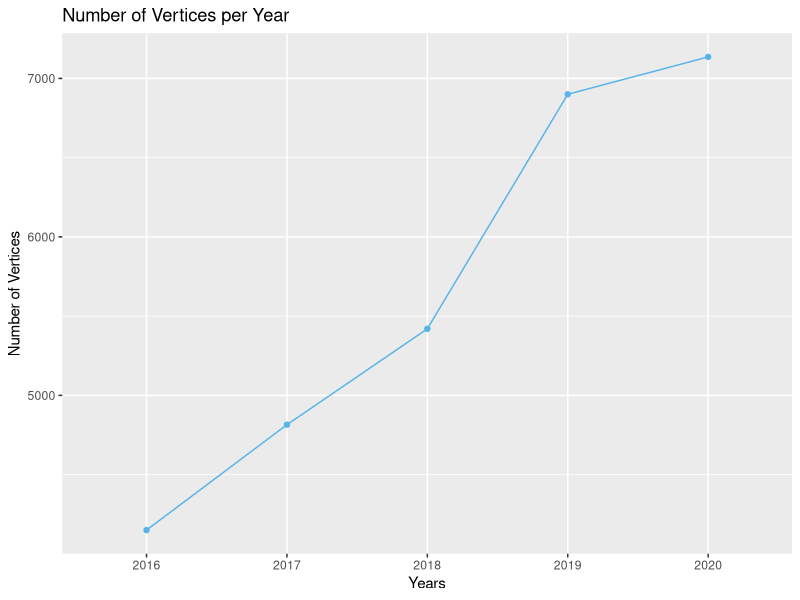
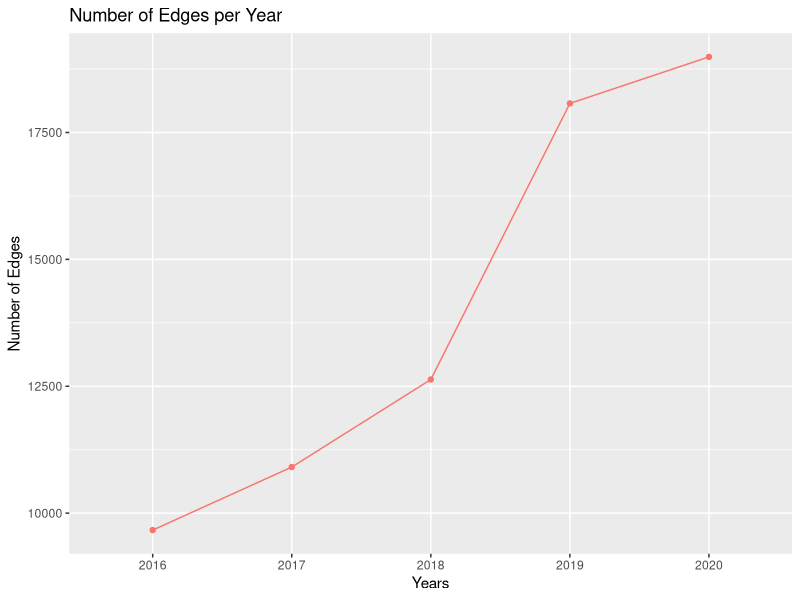
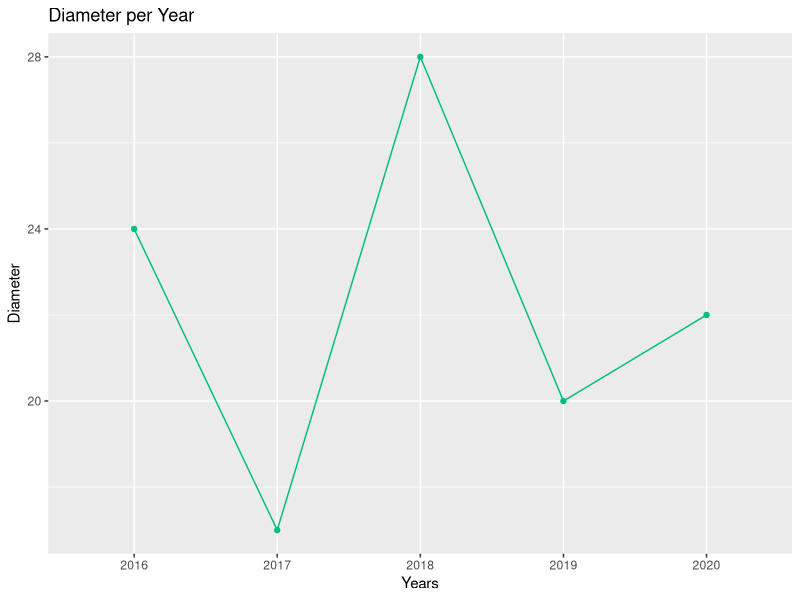
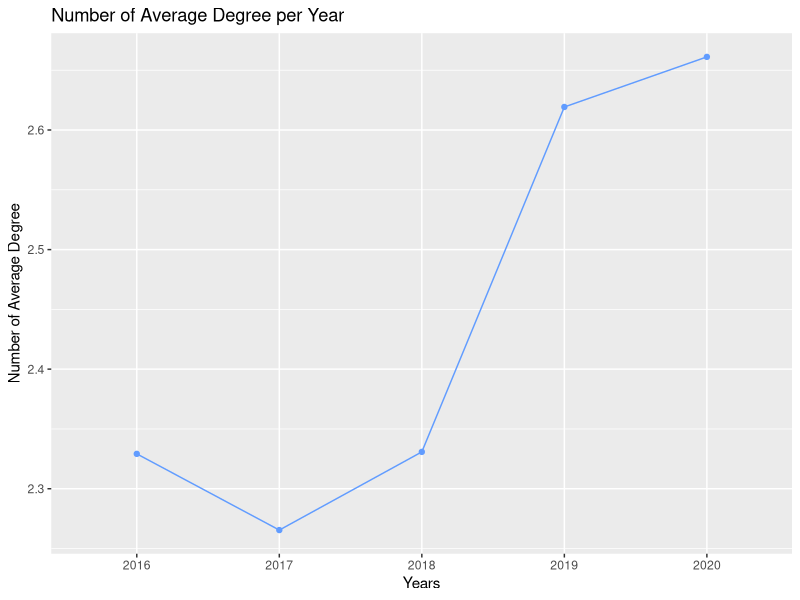
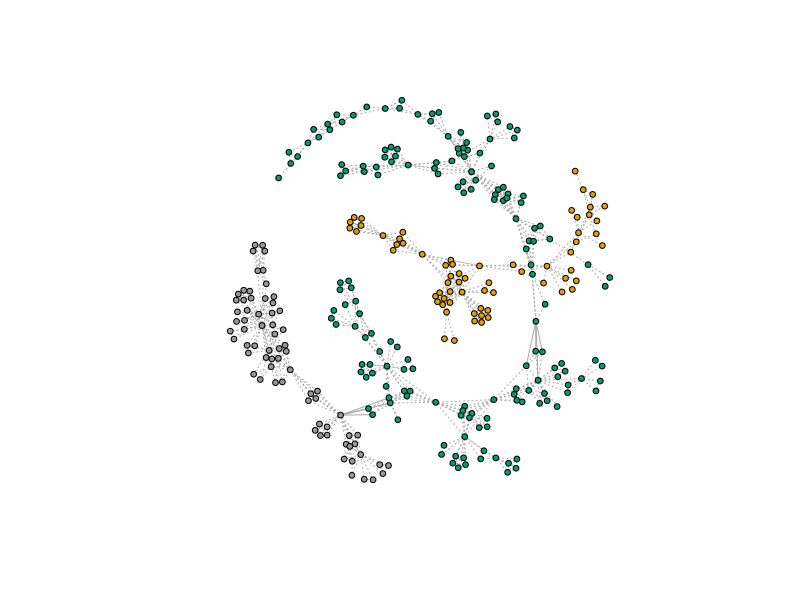
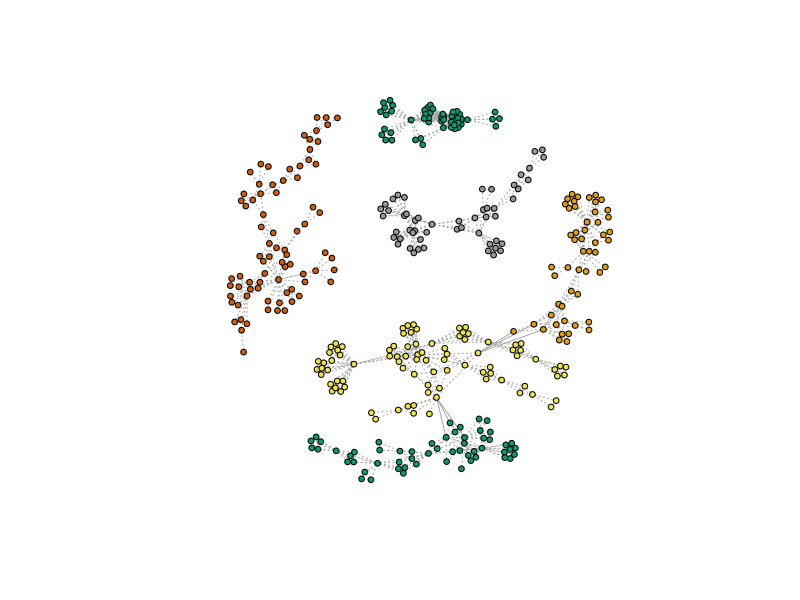
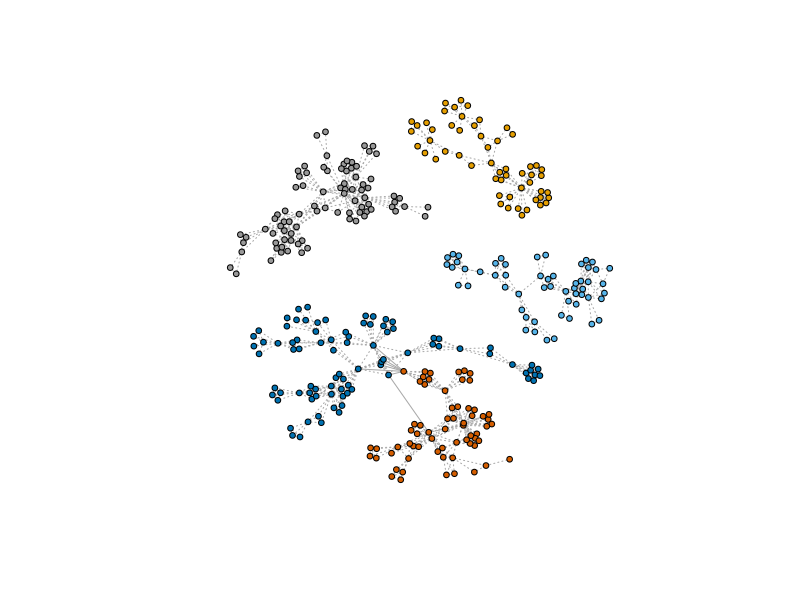
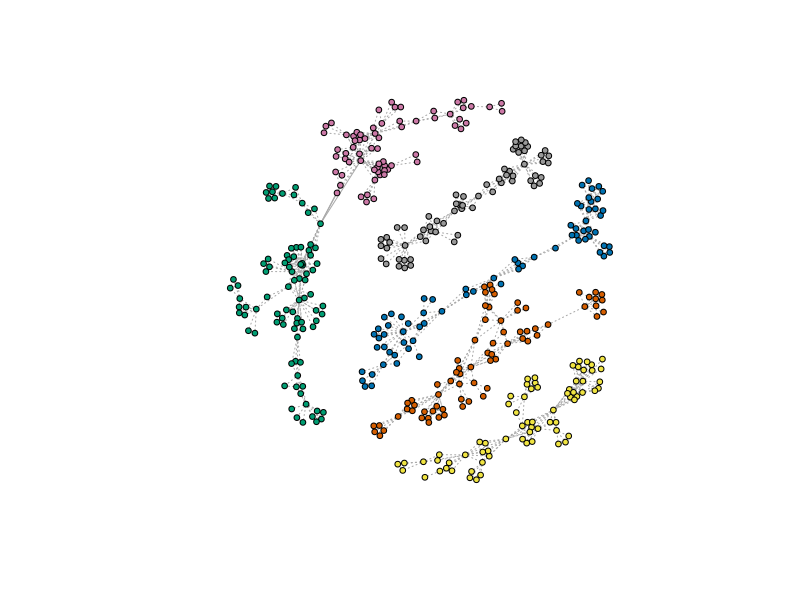

Here is the R script that generated these plots, in order:
######################################################################
### Project 2:From raw data to temporal graph structure exploration ##
################ Marianna Konstantopoulou P2822122 ###################
######################################################################

############################
#2 Average degree over time
############################

#Loading packages
library(igraph)
library(ggplot2)

#Reading the CSV files
authors_2016 <- read.csv("authors_2016.csv")
colnames(authors_2016) <- c('from', 'to', 'weight')
authors_2017 <- read.csv("authors_2017.csv")
colnames(authors_2017) <- c('from', 'to', 'weight')
authors_2018 <- read.csv("authors_2018.csv")
colnames(authors_2018) <- c('from', 'to', 'weight')
authors_2019 <- read.csv("authors_2019.csv")
colnames(authors_2019) <- c('from', 'to', 'weight')
authors_2020 <- read.csv("authors_2020.csv")
colnames(authors_2020) <- c('from', 'to', 'weight')

#Creating the graphs
g1 <- graph_from_data_frame(authors_2016, directed=FALSE)
is.weighted(g1)
print(g1, e=TRUE, v=TRUE)

g2 <- graph_from_data_frame(authors_2017, directed=FALSE)
is.weighted(g2)
print(g2, e=TRUE, v=TRUE)

g3 <- graph_from_data_frame(authors_2018, directed=FALSE)
is.weighted(g3)
print(g3, e=TRUE, v=TRUE)

g4 <- graph_from_data_frame(authors_2019, directed=FALSE)
is.weighted(g4)
print(g4, e=TRUE, v=TRUE)

g5 <- graph_from_data_frame(authors_2020, directed=FALSE)
is.weighted(g5)
print(g5, e=TRUE, v=TRUE)

# number of vertices
vcount(g1)
vcount(g2)
vcount(g3)
vcount(g4)
vcount(g5)
df1 <- data.frame(Vertices= c(vcount(g1), vcount(g2), vcount(g3), vcount(g4), vcount(g5)),Years= c("2016", "2017", "2018", "2019", "2020"))
df1
plot1 <- ggplot(df1, aes(Years, Vertices, group = 1)) +
  geom_point(colour="#56B4E9") +
  geom_line(colour="#56B4E9") +
  labs(x = "Years", y = "Number of Vertices", 
       title = "Number of Vertices per Year")
plot1

# number of edges
ecount(g1)
ecount(g2)
ecount(g3)
ecount(g4)
ecount(g5)
df2 <- data.frame(Edges= c(ecount(g1), ecount(g2), ecount(g3), ecount(g4), ecount(g5)),Years= c("2016", "2017", "2018", "2019", "2020"))
df2
plot2 <- ggplot(df2, aes(Years, Edges, group = 1)) +
  geom_point(colour="#F8766D") +
  geom_line(colour="#F8766D") +
  labs(x = "Years", y = "Number of Edges", 
       title = "Number of Edges per Year")
plot2

# diameter
diameter(g1)
diameter(g2)
diameter(g3)
diameter(g4)
diameter(g5)
df3 <- data.frame(Diameter= c(diameter(g1), diameter(g2), diameter(g3), diameter(g4), diameter(g5)),Years= c("2016", "2017", "2018", "2019", "2020"))
df3
plot3 <- ggplot(df3, aes(Years, Diameter, group = 1)) +
  geom_point(colour="#00BF7D") +
  geom_line(colour="#00BF7D") +
  labs(x = "Years", y = "Diameter", 
       title = "Diameter per Year")
plot3

# average degree
# Total Edges/Total Nodes=Average Degree
avg_degree_g1 = ecount(g1)/vcount(g1)
avg_degree_g2 = ecount(g2)/vcount(g2)
avg_degree_g3 = ecount(g3)/vcount(g3)
avg_degree_g4 = ecount(g4)/vcount(g4)
avg_degree_g5 = ecount(g5)/vcount(g5)
df4 <- data.frame(Avg_degree= c(avg_degree_g1, avg_degree_g2, avg_degree_g3, avg_degree_g4, avg_degree_g5),Years= c("2016", "2017", "2018", "2019", "2020"))
df4
plot4 <- ggplot(df4, aes(Years, Avg_degree, group = 1)) +
  geom_point(colour="#619CFF") +
  geom_line(colour="#619CFF") +
  labs(x = "Years", y = "Number of Average Degree", 
       title = "Number of Average Degree per Year")
plot4

############################
#3 Important nodes
############################

# Top 10 authors (degree)
top_10_authors_2016 <- head(sort(degree(g1), decreasing=TRUE), 10)
top_10_authors_2016 <- as.data.frame(top_10_authors_2016)
top_10_authors_2016 <- setNames(top_10_authors_2016 , c('Degree'))
write.table(top_10_authors_2016, file = "top_10_authors_2016.txt", sep = ",", quote = FALSE, row.names = T)

top_10_authors_2017 <- head(sort(degree(g2), decreasing=TRUE), 10)
top_10_authors_2017 <- as.data.frame(top_10_authors_2017)
top_10_authors_2017 <- setNames(top_10_authors_2017 , c('Degree'))
write.table(top_10_authors_2017, file = "top_10_authors_2017.txt", sep = ",", quote = FALSE, row.names = T)

top_10_authors_2018 <- head(sort(degree(g3), decreasing=TRUE), 10)
top_10_authors_2018 <- as.data.frame(top_10_authors_2018)
top_10_authors_2018 <- setNames(top_10_authors_2018 , c('Degree'))
write.table(top_10_authors_2018, file = "top_10_authors_2018.txt", sep = ",", quote = FALSE, row.names = T)

top_10_authors_2019 <- head(sort(degree(g4), decreasing=TRUE), 10)
top_10_authors_2019 <- as.data.frame(top_10_authors_2019)
top_10_authors_2019 <- setNames(top_10_authors_2019 , c('Degree'))
write.table(top_10_authors_2019, file = "top_10_authors_2019.txt", sep = ",", quote = FALSE, row.names = T)

top_10_authors_2020 <- head(sort(degree(g5), decreasing=TRUE), 10)
top_10_authors_2020 <- as.data.frame(top_10_authors_2020)
top_10_authors_2020 <- setNames(top_10_authors_2020 , c('Degree'))
write.table(top_10_authors_2020, file = "top_10_authors_2020.txt", sep = ",", quote = FALSE, row.names = T)


# Top 10 authors (PageRank)
top_10_authors_pr_2016 <- head(sort(round(page.rank(g1)$vector,4), decreasing=TRUE), 10)
top_10_authors_pr_2016 <- as.data.frame(top_10_authors_pr_2016)
top_10_authors_pr_2016 <- setNames(top_10_authors_pr_2016 , c('PageRank'))
write.table(top_10_authors_pr_2016, file = "top_10_authors_pr_2016.txt", sep = ",", quote = FALSE, row.names = T)


top_10_authors_pr_2017 <- head(sort(round(page.rank(g2)$vector,4), decreasing=TRUE), 10)
top_10_authors_pr_2017 <- as.data.frame(top_10_authors_pr_2017)
top_10_authors_pr_2017 <- setNames(top_10_authors_pr_2017 , c('PageRank'))
write.table(top_10_authors_pr_2017, file = "top_10_authors_pr_2017.txt", sep = ",", quote = FALSE, row.names = T)


top_10_authors_pr_2018 <- head(sort(round(page.rank(g3)$vector,4), decreasing=TRUE), 10)
top_10_authors_pr_2018 <- as.data.frame(top_10_authors_pr_2018)
top_10_authors_pr_2018 <- setNames(top_10_authors_pr_2018 , c('PageRank'))
write.table(top_10_authors_pr_2018, file = "top_10_authors_pr_2018.txt", sep = ",", quote = FALSE, row.names = T)


top_10_authors_pr_2019 <- head(sort(round(page.rank(g4)$vector,4), decreasing=TRUE), 10)
top_10_authors_pr_2019 <- as.data.frame(top_10_authors_pr_2019)
top_10_authors_pr_2019 <- setNames(top_10_authors_pr_2019 , c('PageRank'))
write.table(top_10_authors_pr_2019, file = "top_10_authors_pr_2019.txt", sep = ",", quote = FALSE, row.names = T)


top_10_authors_pr_2020 <- head(sort(round(page.rank(g5)$vector,4), decreasing=TRUE), 10)
top_10_authors_pr_2020 <- as.data.frame(top_10_authors_pr_2020)
top_10_authors_pr_2020 <- setNames(top_10_authors_pr_2020 , c('PageRank'))
write.table(top_10_authors_pr_2020, file = "top_10_authors_pr_2020.txt", sep = ",", quote = FALSE, row.names = T)

############################
#4 Communities
############################

#Fast-greedy clustering method
communities_fast_greedyg1 <- cluster_fast_greedy(g1)
communities_fast_greedyg2 <- cluster_fast_greedy(g2)
communities_fast_greedyg3 <- cluster_fast_greedy(g3)
communities_fast_greedyg4 <- cluster_fast_greedy(g4)
communities_fast_greedyg5 <- cluster_fast_greedy(g5)

#Infomap clustering method
communities_infomapg1 <- cluster_infomap(g1)
communities_infomapg2 <- cluster_infomap(g2)
communities_infomapg3 <- cluster_infomap(g3)
communities_infomapg4 <- cluster_infomap(g4)
communities_infomapg5 <- cluster_infomap(g5)

#The Louvain clustering method
communities_louvaing1 <- cluster_louvain(g1)
communities_louvaing2 <- cluster_louvain(g2)
communities_louvaing3 <- cluster_louvain(g3)
communities_louvaing4 <- cluster_louvain(g4)
communities_louvaing5 <- cluster_louvain(g5)

compare(communities_fast_greedyg1, communities_infomapg1)
compare(communities_fast_greedyg1, communities_louvaing1)
compare(communities_infomapg1, communities_louvaing1)

#Finding nodes(authors) that appears in all 5 graphs
g <- graph.intersection(g1, g2, g3, g4, g5, keep.all.vertices = FALSE)
g

#The random author I selected is Robert Keeling, so we will find the communities he is a member of every year
membership(communities_louvaing1)[ 'Robert Keeling']
membership(communities_louvaing2)[ 'Robert Keeling']
membership(communities_louvaing3)[ 'Robert Keeling']
membership(communities_louvaing4)[ 'Robert Keeling']
membership(communities_louvaing5)[ 'Robert Keeling']

#Checking the communities so we can spot any similarities
com1 <- communities_louvaing1[507]
write.table(com1, file = "com1.txt", sep = ",", quote = FALSE, row.names = T)
com2 <- communities_louvaing2[591]
write.table(com2, file = "com2.txt", sep = ",", quote = FALSE, row.names = T)
com3 <- communities_louvaing3[477]
write.table(com3, file = "com3.txt", sep = ",", quote = FALSE, row.names = T)
com4 <- communities_louvaing4[186]
write.table(com4, file = "com4.txt", sep = ",", quote = FALSE, row.names = T)
com5 <- communities_louvaing5[491]
write.table(com5, file = "com5.txt", sep = ",", quote = FALSE, row.names = T)

### 2016
V(g1)$color <- factor(membership(communities_louvaing1))
is_crossingg1 <- crossing(g1,communities = communities_louvaing1)
E(g1)$lty <- ifelse(is_crossingg1, "solid", "dotted")
community_size <- sizes(communities_louvaing1)
in_mid_community <-
  unlist(communities_louvaing1[community_size > 50 &
                               community_size < 90])
retweet_subgraph <-
  induced.subgraph(g1, in_mid_community)
plot(retweet_subgraph, vertex.label = NA,
     edge.arrow.width = 0.8, edge.arrow.size = 0.2,
     coords = layout_with_fr(retweet_subgraph),
     margin = 0, vertex.size = 3)

### 2017
V(g2)$color <- factor(membership(communities_louvaing2))
is_crossingg2 <- crossing(g2,communities = communities_louvaing2)
E(g2)$lty <- ifelse(is_crossingg2, "solid", "dotted")
community_size <- sizes(communities_louvaing2)
in_mid_community <-
  unlist(communities_louvaing2[community_size > 50 &
                                 community_size < 90])
retweet_subgraph <-
  induced.subgraph(g2, in_mid_community)
plot(retweet_subgraph, vertex.label = NA,
     edge.arrow.width = 0.8, edge.arrow.size = 0.2,
     coords = layout_with_fr(retweet_subgraph),
     margin = 0, vertex.size = 3)

### 2018
V(g3)$color <- factor(membership(communities_louvaing3))
is_crossingg3 <- crossing(g3,communities = communities_louvaing3)
E(g3)$lty <- ifelse(is_crossingg3, "solid", "dotted")
community_size <- sizes(communities_louvaing3)
in_mid_community <-
  unlist(communities_louvaing3[community_size > 50 &
                                 community_size < 90])
retweet_subgraph <-
  induced.subgraph(g3, in_mid_community)
plot(retweet_subgraph, vertex.label = NA,
     edge.arrow.width = 0.8, edge.arrow.size = 0.2,
     coords = layout_with_fr(retweet_subgraph),
     margin = 0, vertex.size = 3)

### 2019
V(g4)$color <- factor(membership(communities_louvaing4))
is_crossingg4 <- crossing(g4,communities = communities_louvaing4)
E(g4)$lty <- ifelse(is_crossingg4, "solid", "dotted")
community_size <- sizes(communities_louvaing4)
in_mid_community <-
  unlist(communities_louvaing4[community_size > 50 &
                                 community_size < 90])
retweet_subgraph <-
  induced.subgraph(g4, in_mid_community)
plot(retweet_subgraph, vertex.label = NA,
     edge.arrow.width = 0.8, edge.arrow.size = 0.2,
     coords = layout_with_fr(retweet_subgraph),
     margin = 0, vertex.size = 3)

### 2020
V(g5)$color <- factor(membership(communities_louvaing5))
is_crossingg5 <- crossing(g5,communities = communities_louvaing5)
E(g5)$lty <- ifelse(is_crossingg5, "solid", "dotted")
community_size <- sizes(communities_louvaing5)
in_mid_community <-
  unlist(communities_louvaing5[community_size > 50 &
                                 community_size < 90])
retweet_subgraph <-
  induced.subgraph(g5, in_mid_community)
plot(retweet_subgraph, vertex.label = NA,
     edge.arrow.width = 0.8, edge.arrow.size = 0.2,
     coords = layout_with_fr(retweet_subgraph),
     margin = 0, vertex.size = 3)
